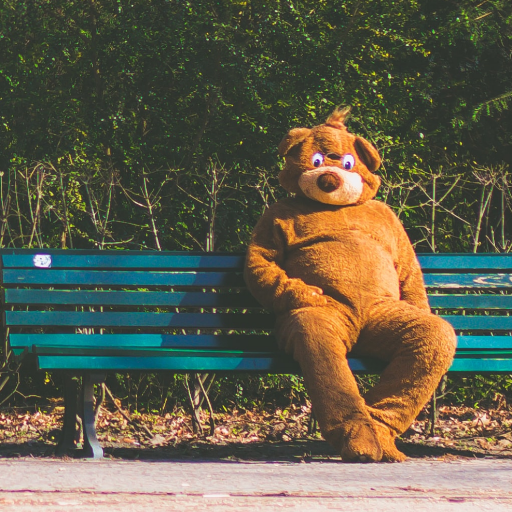
#> input picture AttentiveEraser/examples/img/22.png, 512 x 512 px
$ python -i image_utils.py   (imports and definitions only)
#> lines starting #> are read from the running program, lines starting #| are printed output that depends on the picture
from pathlib import Path
from typing import Optional, Tuple

import numpy as np
from PIL import Image

from config import RunConfig


# [47 lines left out: functions open_style_labels, load_images, not called in this run]


def load_size(image_path, size: int = 512):
    """
    Loads and resizes an image while preserving a 2:1 aspect ratio (width:height).

    Args:
        image_path: File path to the image or a PIL Image object.
        size: Target height (width will be 2x height to maintain 2:1 aspect).

    Returns:
        Resized image as a NumPy array (if provided Path) or a PIL Image (if provided PIL Image).
    """
#> called with image_path = '../AttentiveEraser/examples/img/22.png', size = 512
    input_is_image = False

    # Load image if path is provided
    if isinstance(image_path, (str, Path)):
        image = Image.open(str(image_path)).convert('RGB')
        width, height = image.size
#> width = 512; height = 512
        image = np.array(image)
    else:
        image = image_path
        width, height = image.size
        input_is_image = True

    # Maintain 2:1 width:height aspect ratio
    aspect = width / float(height)
#> aspect = 1
    ideal_width = size * 2
    ideal_height = size
    ideal_aspect = ideal_width / float(ideal_height)

    if aspect > ideal_aspect:
        # Crop left and right to match desired aspect
        new_width = int(ideal_aspect * height)
        offset = (width - new_width) / 2
        crop_box = (offset, 0, width - offset, height)
    else:
        # Crop top and bottom
        new_height = int(width / ideal_aspect)
#> new_height = 256
        offset = (height - new_height) / 2
#> offset = 128
        crop_box = (0, offset, width, height - offset)
#> crop_box = (0, 128, 512, 384)

    # Convert array back to image if necessary
    if not input_is_image:
        image = Image.fromarray(image)

    image = image.crop(crop_box)
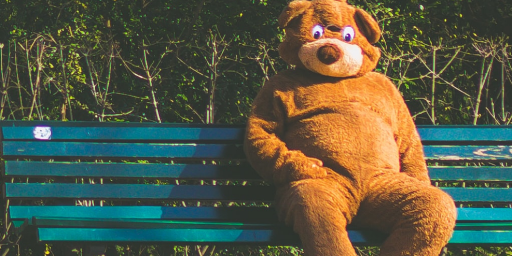
#> image: PIL image 512x256 RGB; mean R, G, B 86.8, 89.7, 70.1
    image = image.resize((ideal_width, ideal_height))
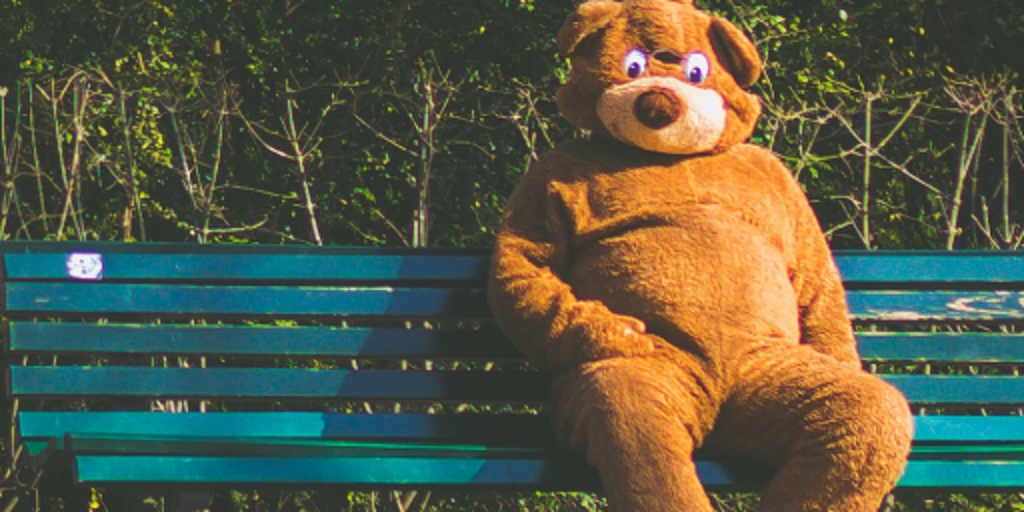
#> image: PIL image 1024x512 RGB; mean R, G, B 86.8, 89.7, 70.1

    # Return image as array again if it was originally loaded from path
    if not input_is_image:
        image = np.array(image)

    return image

>>> result = load_size('../AttentiveEraser/examples/img/22.png')

$ run again, on AttentiveEraser/examples/img/44.png
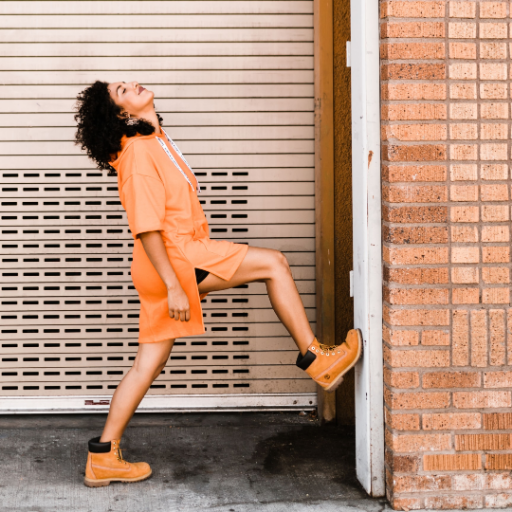
#> input picture AttentiveEraser/examples/img/44.png, 512 x 512 px
#> in load_size, `image = image.crop(crop_box)`:
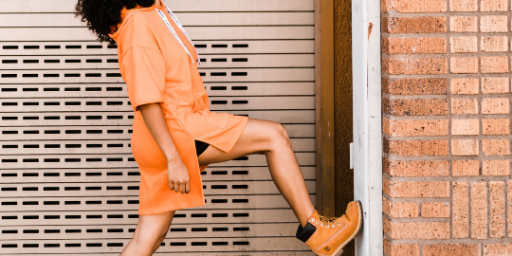
#> image: PIL image 512x256 RGB; mean R, G, B 189, 146.8, 121.9
#> in load_size, `image = image.resize((ideal_width, ideal_height))`:
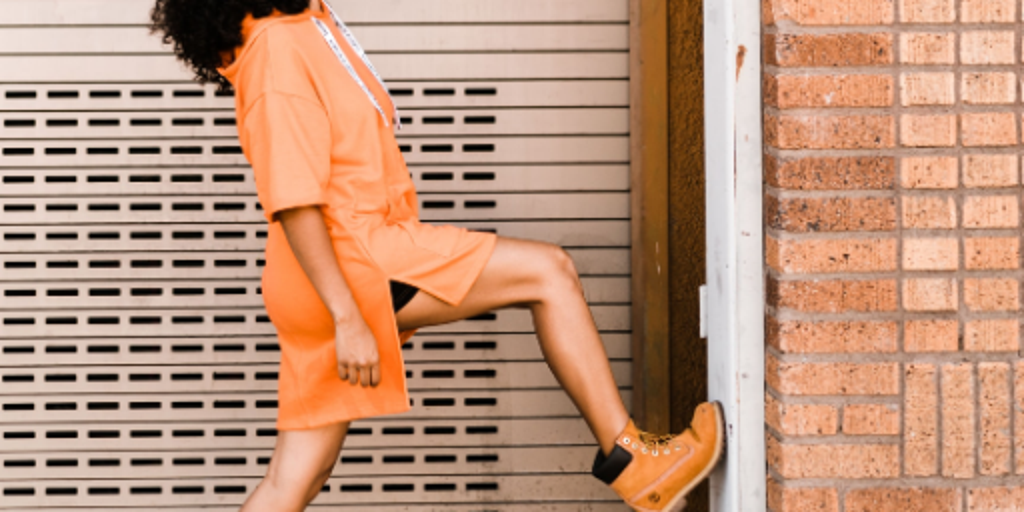
#> image: PIL image 1024x512 RGB; mean R, G, B 189, 146.8, 121.9

$ run again, on AttentiveEraser/examples/img/55.png
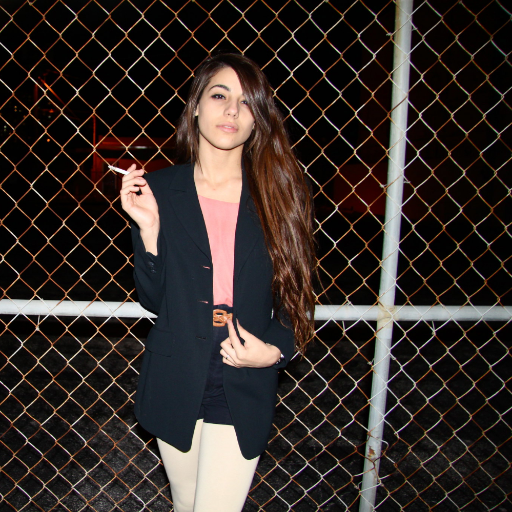
#> input picture AttentiveEraser/examples/img/55.png, 512 x 512 px
#> in load_size, `image = image.crop(crop_box)`:
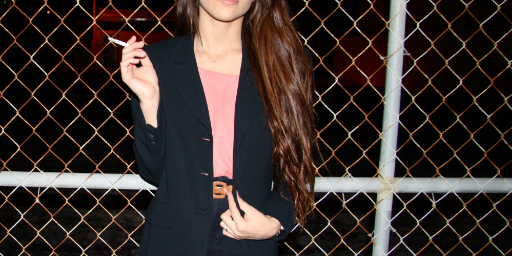
#> image: PIL image 512x256 RGB; mean R, G, B 60.1, 49.1, 45.3
#> in load_size, `image = image.resize((ideal_width, ideal_height))`:
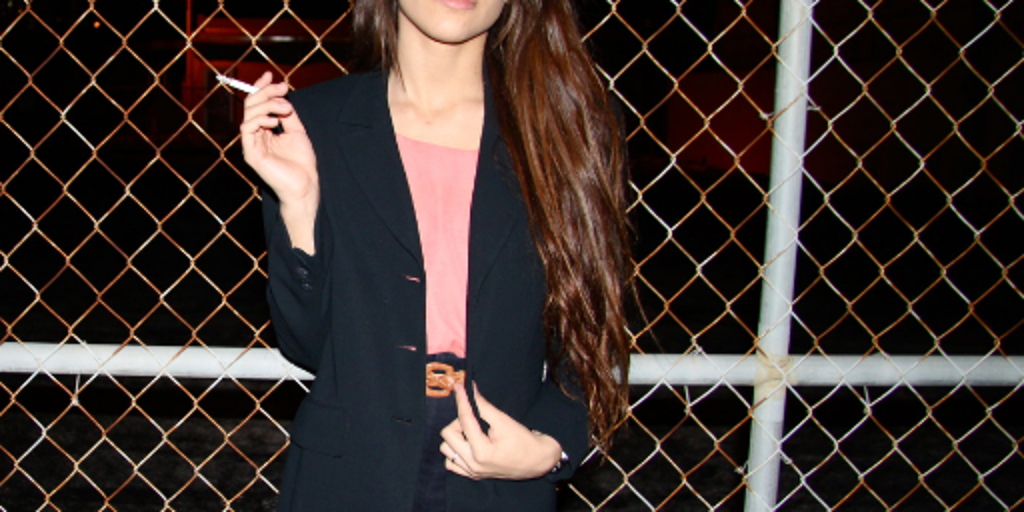
#> image: PIL image 1024x512 RGB; mean R, G, B 60.1, 49.1, 45.4
